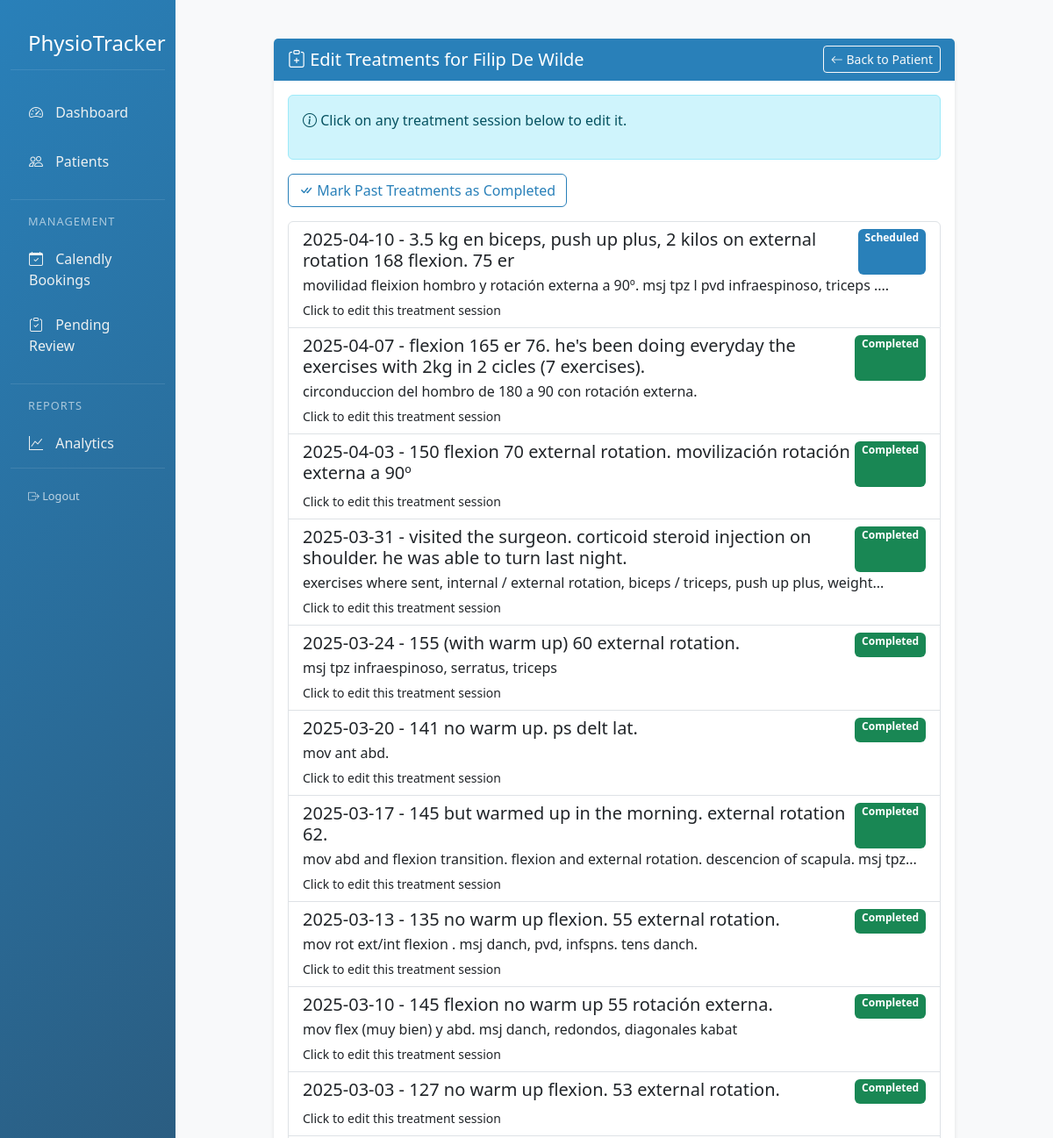
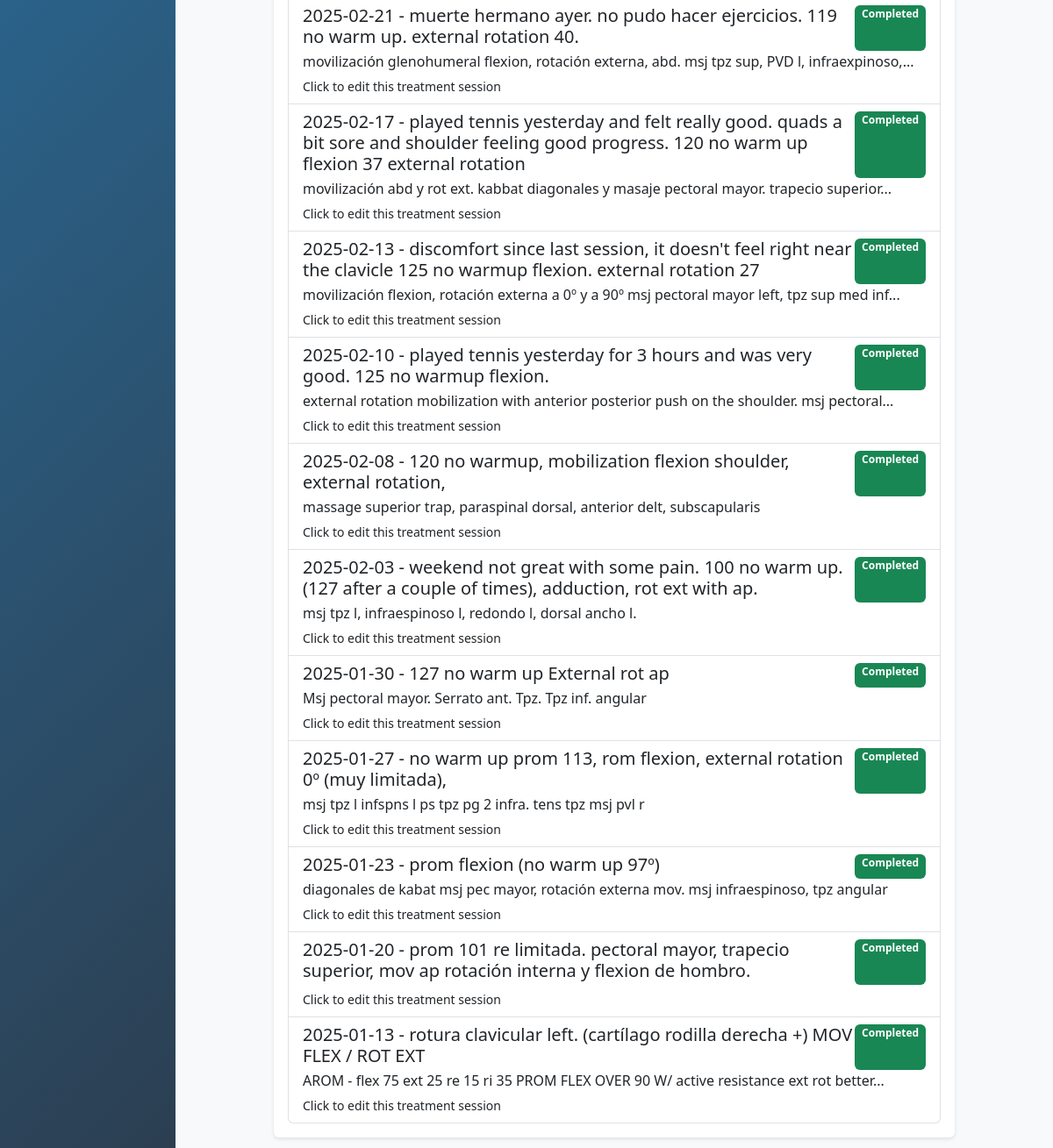
Page /patient/8/edit-treatments on the committed database (2 pictures, top to bottom).
### app/models.py (models this page shows)
class Patient(db.Model):
    __tablename__ = 'patient'
    id = db.Column(db.Integer, primary_key=True)
    name = db.Column(db.String(100), nullable=False)
    date_of_birth = db.Column(db.Date)
    contact = db.Column(db.String(100))
    diagnosis = db.Column(db.String(200))
    treatment_plan = db.Column(db.Text)
    notes = db.Column(db.Text)
    status = db.Column(db.String(20), default='Active')
    created_at = db.Column(db.DateTime, default=datetime.utcnow)
    treatments = db.relationship('Treatment', backref='patient', lazy=True)

class Treatment(db.Model):
    id = db.Column(db.Integer, primary_key=True)
    patient_id = db.Column(db.Integer, db.ForeignKey('patient.id'), nullable=False)
    date = db.Column(db.DateTime, nullable=False, default=datetime.utcnow)
    description = db.Column(db.Text, nullable=False)
    progress_notes = db.Column(db.Text)
    next_appointment = db.Column(db.DateTime)
    status = db.Column(db.String(20), default='Scheduled')
    created_at = db.Column(db.DateTime, default=datetime.utcnow)
    pain_level = db.Column(db.Integer)
    movement_restriction = db.Column(db.String(50))
    evaluation_data = db.Column(db.JSON)
    trigger_points = db.relationship('TriggerPoint', backref='treatment', lazy=True)

### app/routes/main.py (the view)
@main.route('/patient/<int:id>/edit-treatments')
def patient_edit_treatments(id):
    patient = Patient.query.get_or_404(id)
    treatments = Treatment.query.filter_by(patient_id=id).order_by(Treatment.date.desc()).all()
    return render_template('edit_treatments_list.html', patient=patient, treatments=treatments)

### app/templates/edit_treatments_list.html (shortened to what this page needs)
{% extends "base.html" %}
{% block content %}
<div class="container py-4">
    <div class="row justify-content-center">
        <div class="col-md-10">
            <div class="card">
                <div class="card-header bg-primary text-white d-flex justify-content-between align-items-center">
                    <h5 class="mb-0">
                        <i class="bi bi-clipboard-plus"></i> Edit Treatments for {{ patient.name }}
                    </h5>
                    <a href="{{ url_for('main.patient_detail', id=patient.id) }}" class="btn btn-outline-light btn-sm">
                        <i class="bi bi-arrow-left"></i> Back to Patient
                    </a>
                </div>
                <div class="card-body">
                    <div class="alert alert-info">
                        <p><i class="bi bi-info-circle"></i> Click on any treatment session below to edit it.</p>
                    </div>
                    <div class="mb-3">
                        <button class="btn btn-outline-primary" id="markPastAsCompleted">
                            <i class="bi bi-check-all"></i> Mark Past Treatments as Completed
                        </button>
                    </div>
                    <div class="list-group">
                        {% for treatment in treatments %}
                        <a href="{{ url_for('main.edit_treatment', id=treatment.id) }}"
                           class="list-group-item list-group-item-action">
                            <div class="d-flex w-100 justify-content-between">
                                <h5 class="mb-1">{{ treatment.date.strftime('%Y-%m-%d') }} - {{ treatment.description }}</h5>
                                <span class="badge bg-{% if treatment.status == 'Scheduled' %}primary
                                                    {% elif treatment.status == 'Completed' %}success
                                                    {% elif treatment.status == 'Cancelled' %}danger
                                                    {% else %}warning{% endif %}">
                                    {{ treatment.status }}
                                </span>
                            </div>
                            <p class="mb-1">{{ treatment.progress_notes|truncate(100) }}</p>
                            <small>Click to edit this treatment session</small>
                        </a>
                        {% endfor %}
                    </div>
                </div>
            </div>
        </div>
    </div>
</div>
{% endblock %}

### app/templates/base.html (style rules this page uses)
:root { --primary-color: #2980b9; --secondary-color: #2980b9; --accent-color: #e74c3c; }
.card { border: none; box-shadow: 0 2px 4px rgba(0,0,0,0.1); transition: transform 0.2s; }
.alert { animation: slideIn 0.5s ease-out; }
.badge.bg-primary { background-color: #2980b9 !important; }
.btn-outline-primary { color: #2980b9; border-color: #2980b9; }
.badge.bg-primary, .btn-primary, .bg-primary { background-color: #2980b9 !important; border-color: #2980b9 !important; }
a { color: #2980b9; }
.bg-primary { background-color: #2980b9 !important; }

### rows in the picture
Patient: name "Filip De Wilde"
Treatment: date "2025-04-10", description "3.5 kg en biceps, push up plus, 2 kilos on external rotation 168 flexion. 75 er", status "Scheduled", progress_notes "movilidad fleixion hombro y rotación externa a 90º. msj tpz l pvd infraespinoso, triceps ...."
Treatment: date "2025-04-07", description "flexion 165 er 76. he's been doing everyday the exercises with 2kg in 2 cicles (7 exercises).", status "Completed", progress_notes "circonduccion del hombro de 180 a 90 con rotación externa."
Treatment: date "2025-04-03", description "150 flexion 70 external rotation. movilización rotación externa a 90º", status "Completed"
Treatment: date "2025-03-31", description "visited the surgeon. corticoid steroid injection on shoulder. he was able to turn last night.", status "Completed", progress_notes "exercises where sent, internal / external rotation, biceps / triceps, push up plus, weight..."
Treatment: date "2025-03-24", description "155 (with warm up) 60 external rotation.", status "Completed", progress_notes "msj tpz infraespinoso, serratus, triceps"
Treatment: date "2025-03-20", description "141 no warm up. ps delt lat.", status "Completed", progress_notes "mov ant abd."
Treatment: date "2025-03-17", description "145 but warmed up in the morning. external rotation 62.", status "Completed", progress_notes "mov abd and flexion transition. flexion and external rotation. descencion of scapula. msj tpz..."
Treatment: date "2025-03-13", description "135 no warm up flexion. 55 external rotation.", status "Completed", progress_notes "mov rot ext/int flexion . msj danch, pvd, infspns. tens danch."
Treatment: date "2025-03-10", description "145 flexion no warm up 55 rotación externa.", status "Completed", progress_notes "mov flex (muy bien) y abd. msj danch, redondos, diagonales kabat"
Treatment: date "2025-03-03", description "127 no warm up flexion. 53 external rotation.", status "Completed"
Treatment: date "2025-02-21", description "muerte hermano ayer. no pudo hacer ejercicios. 119 no warm up. external rotation 40.", status "Completed", progress_notes "movilización glenohumeral flexion, rotación externa, abd. msj tpz sup, PVD l, infraexpinoso,..."
Treatment: date "2025-02-17", description "played tennis yesterday and felt really good. quads a bit sore and shoulder feeling good progress. 120 no warm up flexion 37 external rotation", status "Completed", progress_notes "movilización abd y rot ext. kabbat diagonales y masaje pectoral mayor. trapecio superior..."
Treatment: date "2025-02-13", description "discomfort since last session, it doesn't feel right near the clavicle 125 no warmup flexion. external rotation 27", status "Completed", progress_notes "movilización flexion, rotación externa a 0º y a 90º msj pectoral mayor left, tpz sup med inf..."
Treatment: date "2025-02-10", description "played tennis yesterday for 3 hours and was very good. 125 no warmup flexion.", status "Completed", progress_notes "external rotation mobilization with anterior posterior push on the shoulder. msj pectoral..."
Treatment: date "2025-02-08", description "120 no warmup, mobilization flexion shoulder, external rotation,", status "Completed", progress_notes "massage superior trap, paraspinal dorsal, anterior delt, subscapularis"
Treatment: date "2025-02-03", description "weekend not great with some pain. 100 no warm up. (127 after a couple of times), adduction, rot ext with ap.", status "Completed", progress_notes "msj tpz l, infraespinoso l, redondo l, dorsal ancho l."
Treatment: date "2025-01-30", description "127 no warm up External rot ap", status "Completed", progress_notes "Msj pectoral mayor. Serrato ant. Tpz. Tpz inf. angular"
Treatment: date "2025-01-27", description "no warm up prom 113, rom flexion, external rotation 0º (muy limitada),", status "Completed", progress_notes "msj tpz l infspns l ps tpz pg 2 infra. tens tpz msj pvl r"
Treatment: date "2025-01-23", description "prom flexion (no warm up 97º)", status "Completed", progress_notes "diagonales de kabat msj pec mayor, rotación externa mov. msj infraespinoso, tpz angular"
Treatment: date "2025-01-20", description "prom 101 re limitada. pectoral mayor, trapecio superior, mov ap rotación interna y flexion de hombro.", status "Completed"
Treatment: date "2025-01-13", description "rotura clavicular left. (cartílago rodilla derecha +) MOV FLEX / ROT EXT", status "Completed", progress_notes "AROM - flex 75 ext 25 re 15 ri 35 PROM FLEX OVER 90 W/ active resistance ext rot better..."
